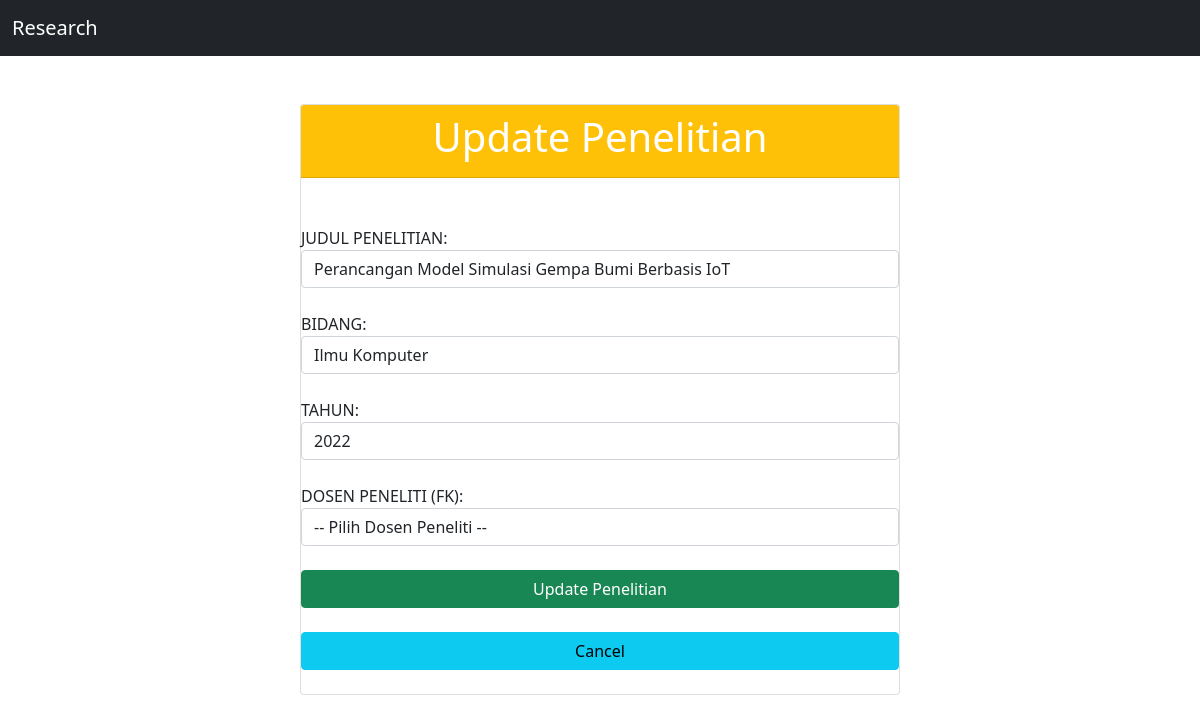
The page /index.php?action=research&edit=true&id=3 on the database its author committed.
### tables this page shows
CREATE TABLE `penelitian` (
  `id` int(11) NOT NULL,
  `judul_penelitian` varchar(255) NOT NULL,
  `bidang` varchar(100) NOT NULL,
  `tahun` year(4) DEFAULT NULL,
  `id_lecturers` int(11) NOT NULL
);

### view/ResearchView.php (called while the page is built, shortened)
<?php
class ResearchView {
    public function renderEdit($data) {
        include "view/Research/edit.php";
    }
}
?>

### model/DB.php (called while the page is built, shortened)
<?php
class DB
{
    var $db_host = "";
    var $db_user = "";
    var $db_pass = "";
    var $db_name = "";
    var $db_link = "";
    function __construct($db_host, $db_user, $db_pass, $db_name)
    {
        $this->db_host = $db_host;
        $this->db_user = $db_user;
        $this->db_pass = $db_pass;
        $this->db_name = $db_name;
    }
    function open()
    {
        $this->db_link = mysqli_connect($this->db_host, $this->db_user, $this->db_pass, $this->db_name);
    }
    function execute($query)
    {
        $this->result = mysqli_query($this->db_link, $query);
        return $this->result;
    }
}

### model/Research.php (called while the page is built, shortened)
<?php
class Research extends DB
{
    function getResearchById($id)
    {
        $query = "SELECT p.*, l.name AS lecturer_name, l.nidn AS lecturer_nidn
                  FROM penelitian p
                  JOIN lecturers l ON p.id_lecturers = l.id
                  WHERE p.id = '$id'";
        return $this->execute($query);
    }
}

### view/Research/edit.php (the view, shortened to what this page needs)
<?php
$penelitian = $data['penelitian'];
?>
<!DOCTYPE html>
<html>
<head>
  <link rel="stylesheet" href="bootstrap.min.css">
</head>
<body>
  <nav class="navbar navbar-expand-lg navbar-dark bg-dark">
  <div class="container-fluid">
    <a class="navbar-brand" href="index.php?action=research">Research</a>
  </div>
  </nav>
  <div class="col-lg-6 m-auto">
    <form method="post">
      <br><br>
      <div class="card">
      <div class="card-header bg-warning">
        <h1 class="text-white text-center"> Update Penelitian </h1>
      </div><br>
        <input type="hidden" name="id" value="<?php echo $penelitian['id']; ?>" class="form-control"> <br>
      <label> JUDUL PENELITIAN: </label>
      <input type="text" name="judul_penelitian" value="<?php echo $penelitian['judul_penelitian']; ?>" class="form-control" required> <br>
      <label> BIDANG: </label>
      <input type="text" name="bidang" value="<?php echo $penelitian['bidang']; ?>" class="form-control" required> <br>
      <label> TAHUN: </label>
      <input type="number" name="tahun" value="<?php echo $penelitian['tahun']; ?>" class="form-control" required> <br>
            <label> DOSEN PENELITI (FK): </label>
      <select name="id_lecturer" class="form-control" required>
         <option value="">-- Pilih Dosen Peneliti --</option>
          </select>
          <br>
            <button class="btn btn-success" type="submit" name="submit_research"> Update Penelitian </button><br>
          <a class="btn btn-info" href="index.php?action=research"> Cancel </a><br>
        </div>
      </form>
    </div>
</body>
</html>

### rows shown on the page
penelitian: judul_penelitian "Perancangan Model Simulasi Gempa Bumi Berbasis IoT", bidang "Ilmu Komputer", tahun "2022"
